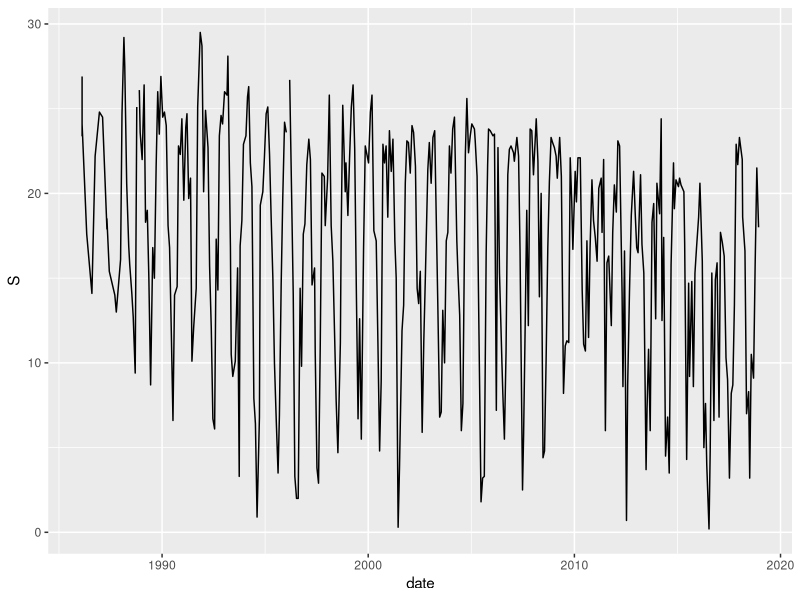

The R source for this figure:
library(tidyr)
library(dplyr)
library(ggplot2)
sz <- read.csv(file="water.csv",header = T,encoding = "UTF-8")
sz_tbl<-as_tibble(sz)
sz_tbl %>%
  filter(Salinity..psu.>0)%>%
  mutate(date=as.Date(Dates)) %>%
  mutate(S=as.double(Salinity..psu.)) %>% 
  select(date,S)%>%
  ggplot(aes(x=date,y=S))+
  geom_line()


 
 